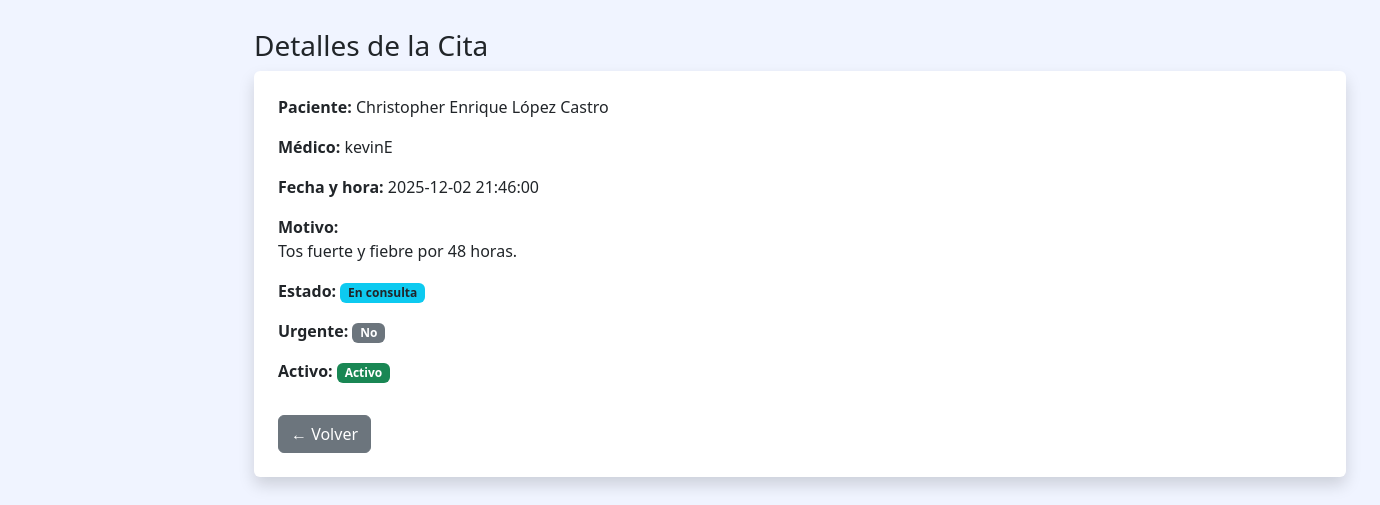
Page /citas/ver_cita.php?id=1 on the committed database.
### tables this page shows
CREATE TABLE `citas` (
  `id_citas` int NOT NULL,
  `paciente_id` int NOT NULL,
  `medico_id` int NOT NULL,
  `fecha` datetime NOT NULL,
  `estado_id` int NOT NULL,
  `motivo` text,
  `es_urgente` tinyint(1) DEFAULT '0',
  `fecha_creacion` datetime DEFAULT CURRENT_TIMESTAMP,
  `activo` tinyint(1) DEFAULT '1'
);

CREATE TABLE `usuarios` (
  `id_usuarios` int NOT NULL,
  `nombre_completo` varchar(100) NOT NULL,
  `correo` varchar(100) NOT NULL,
  `telefono` varchar(20) DEFAULT NULL,
  `direccion` text,
  `password` varchar(255) NOT NULL,
  `rol_id` int NOT NULL,
  `activo` tinyint(1) DEFAULT '1',
  `fecha_registro` datetime DEFAULT CURRENT_TIMESTAMP
);

CREATE TABLE `estado_cita` (
  `id_estado_cita` int NOT NULL,
  `descripcion` varchar(50) NOT NULL
);

### citas/ver_cita.php (the view, shortened to what this page needs)
<?php
require_once "../includes/conexion.php";
$id = $_GET["id"] ?? 0;
$sql = "
SELECT c.*,
       u1.nombre_completo AS paciente,
       u2.nombre_completo AS medico,
       e.descripcion AS estado
FROM citas c
INNER JOIN pacientes p ON c.paciente_id = p.id_pacientes
INNER JOIN usuarios u1 ON p.usuario_id = u1.id_usuarios
INNER JOIN medicos m ON c.medico_id = m.id_medicos
INNER JOIN usuarios u2 ON m.usuario_id = u2.id_usuarios
INNER JOIN estado_cita e ON c.estado_id = e.id_estado_cita
WHERE c.id_citas = $id
";
$cita = $conn->query($sql)->fetch_assoc();
?>
<!DOCTYPE html>
<html lang="es">
<head>
<link href="https://cdn.jsdelivr.net/npm/bootstrap@5.3.0/dist/css/bootstrap.min.css" rel="stylesheet">
<link href="../css/estilos.css" rel="stylesheet">
</head>
<body>
<div class="content container">
<h3><i class="bi bi-eye"></i> Detalles de la Cita</h3>
<div class="bg-white p-4 rounded shadow">
    <p><strong>Paciente:</strong> <?= $cita["paciente"] ?></p>
    <p><strong>Médico:</strong> <?= $cita["medico"] ?></p>
    <p><strong>Fecha y hora:</strong> <?= $cita["fecha"] ?></p>
    <p><strong>Motivo:</strong><br><?= $cita["motivo"] ?></p>
    <p><strong>Estado:</strong>
        <span class="badge bg-info text-dark"><?= $cita["estado"] ?></span>
    </p>
    <p><strong>Urgente:</strong>
        <?= $cita["es_urgente"] ? "<span class='badge bg-danger'>Sí</span>" : "<span class='badge bg-secondary'>No</span>" ?>
    </p>
    <p><strong>Activo:</strong>
        <?= $cita["activo"] ? "<span class='badge bg-success'>Activo</span>" : "<span class='badge bg-danger'>Inactivo</span>" ?>
    </p>
    <a href="lista_citas.php" class="btn btn-secondary mt-3">← Volver</a>
</div>
</div>
</body>
</html>

### css/estilos.css (style rules this page uses)
body { background-color: #f0f4ff; margin: 0; font-family: 'Segoe UI', sans-serif; }
.content { margin-left: 230px; padding: 1.2rem 1.5rem; transition: all 0.3s ease; }

### citas/ver_cita.php (style rules this page uses)
.content { margin-top:10px !important; }

### rows in the picture
citas: usuarios.nombre_completo "Christopher Enrique López Castro", usuarios.nombre_completo "kevinE", fecha "2025-12-02 21:46:00", motivo "Tos fuerte y fiebre por 48 horas.", estado.descripcion "En consulta"
